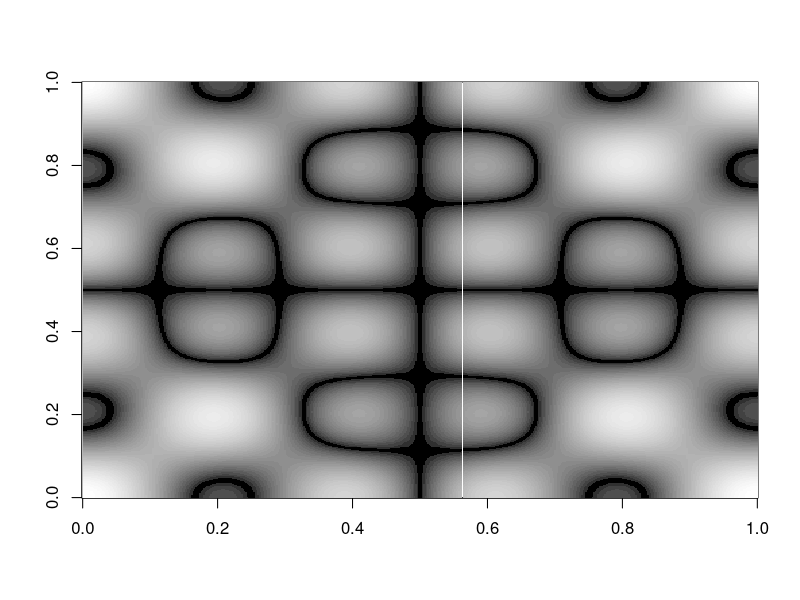

This figure's R source:
# Chilandi 58 - similar to Chilandi's original figure 58

# Generates an image similar to a "Chlandi Figure." Chlandi Figures are nodal patterns
# that occur on vibrating surfaces.

# The surface is modeled as a matrix, each point representing the 
# displacement of the surface while vibrating.
# The vibration is modled as the sum of a set of terms, each of which
# is a product of cos waves - one along the x direction, one along the y direction.
# The cos wave terms have different frequencies - starting with the 
# 'fundamental' frequency (wavelength is 1/2 the length of the surface),
# and followed by various 'harmonics'. 

t <- 0:500
f <- 2*pi/500
i <- 0
Chlandi  <- rep(1, 501) # first row is one, as cos(0) = 1

# Now add 500 more rows, first factor in each term varies as we go across a row (from t)
# second factor of each term varies as we go down a column (from i)
for ( i in 1:500) { 
  Chlandi  <- rbind(Chlandi , 
                    + cos(1/2*f*t)*cos(1/2*f*i) 
                    + cos(5/2*f*t)*cos(5/2*f*i)
                   )
}
# Reset the graph layout in case it was previously set elsewhere.
par(mfrow=c(1,1))

# We want the matrix to record just the displacement of each
# point, not whether it happens to be up or down - in a standing
# wave the non nodal areas oscillate between positive and negative.
# So just take the absolute value of each point.
Chlandi <- abs(Chlandi)

# use the image or contour functions to display the results
image(Chlandi, col=grey.colors(40, start=0, end=1))
#contour(Chlandi)